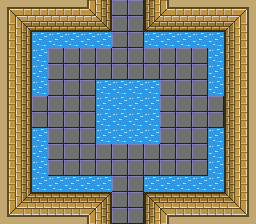

The image is a tile-based game level rendered from a .tmx file. Its description and source (layers, tilesets, objects; grid data summarised) follow:
An orthogonal 16x14 tile map with 16x16 px tiles, 1 tile layer (Tiles).

<map version="1.9" tiledversion="1.9.2" class="normal" orientation="orthogonal" renderorder="right-down" width="16" height="14" tilewidth="16" tileheight="16" infinite="0" nextlayerid="4" nextobjectid="12">
 <tileset firstgid="1" source="../metatiles/dungeon.tsx" />
 <layer id="1" name="Tiles" class="normal" width="16" height="14">
  <data>[224 cells, 224 non-empty, 42 distinct tile ids]</data>
 </layer>
 <objectgroup id="2" name="Enemies" />
</map>